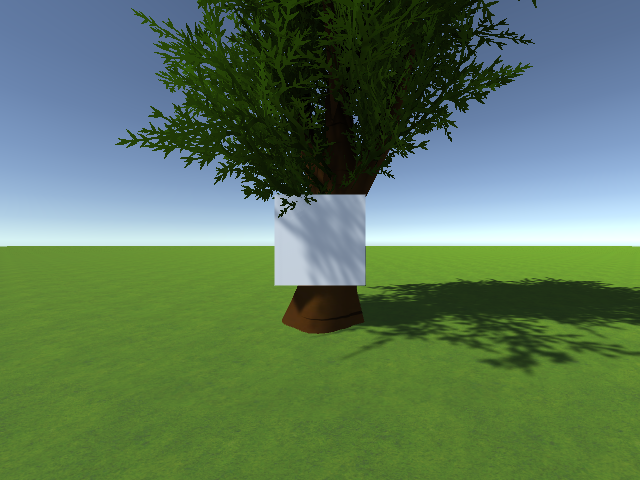
#> input picture python_ws/imgs/testL.png, 640 x 480 px
$ python stereo_camera.py
#> lines starting #> are read from the running program, lines starting #| are printed output that depends on the picture
import numpy as np
import cv2
from matplotlib import pyplot as plt
import open3d as o3d

# read images
# imgL = cv2.imread('imgs/CameraScreenShot_L.png', 0)
# imgR = cv2.imread('imgs/CameraScreenShot_R.png', 0)
imgL = cv2.imread('imgs/testL.png', 0)
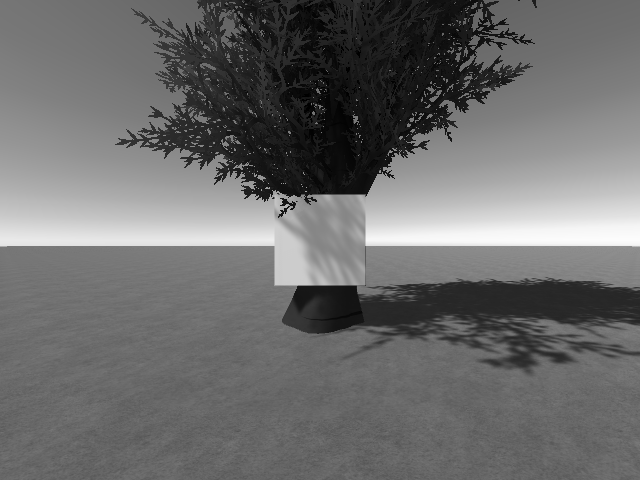
#> imgL: shape (480, 640); min 0, max 252, mean 108.3
imgR = cv2.imread('imgs/testR.png', 0)
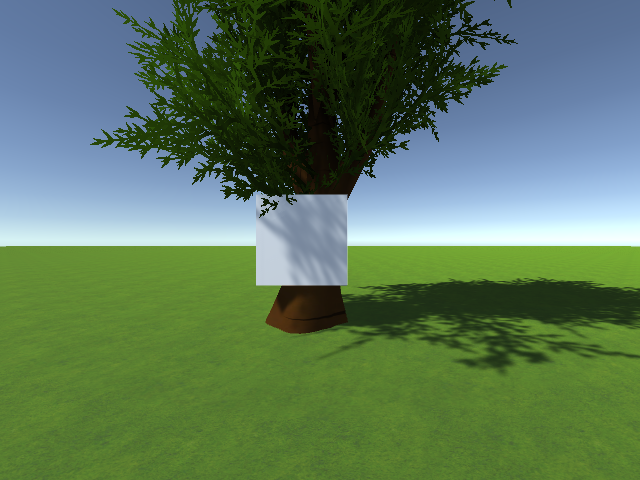
#> input picture python_ws/imgs/testR.png, 640 x 480 px
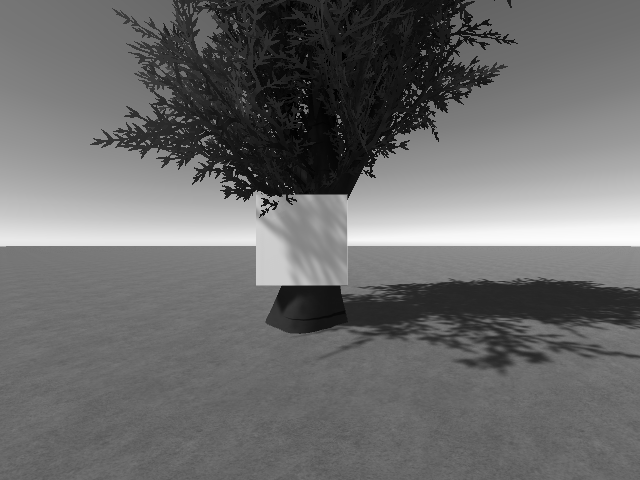
#> imgR: shape (480, 640); min 0, max 252, mean 108.1

# estimate depth
# stereo = cv2.StereoBM_create(numDisparities=64, blockSize=15) # 高速
stereo = cv2.StereoSGBM_create(numDisparities=64, blockSize=15) # 信頼性が高い．
disparity_px_16 = stereo.compute(imgL, imgR)
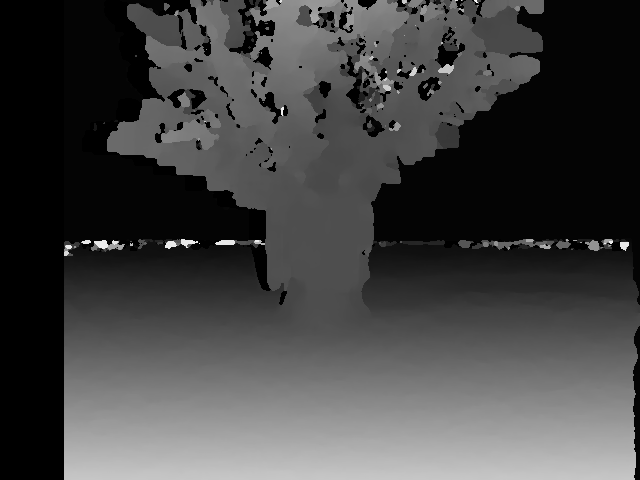
#> disparity_px_16: shape (480, 640) int16; min -16, max 984, mean 250.9; drawn with min black and max white

disparity = disparity_px_16/16.0

# [7 lines of commented-out code are left out]
B = 200 # [mm]
# B = 0.2 # [m]

_f = 18 # [mm]
mmToPx = 640.0 / 36.0 # センサーサイズ 640px / 36mm.
f = mmToPx * _f

# convert disparity to depth
depth = ( B * f ) / (disparity)

# this line above is equivalent to the line below
# depth = B * f / (disparity_px_16 / 16.0 / ratio)

# set unexpected values to zero
depth[np.where(depth < 0)] = 0
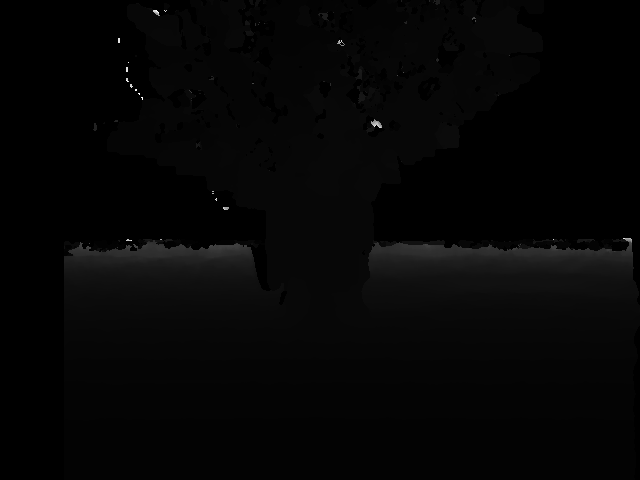
#> depth: shape (480, 640) float64; 20.61% of the values are NaN or infinite; the others: min 0, max 113777.8, mean 3157.6; drawn with min black, max white, NaN and infinite black
depth[np.where(depth > 5000)] = 0
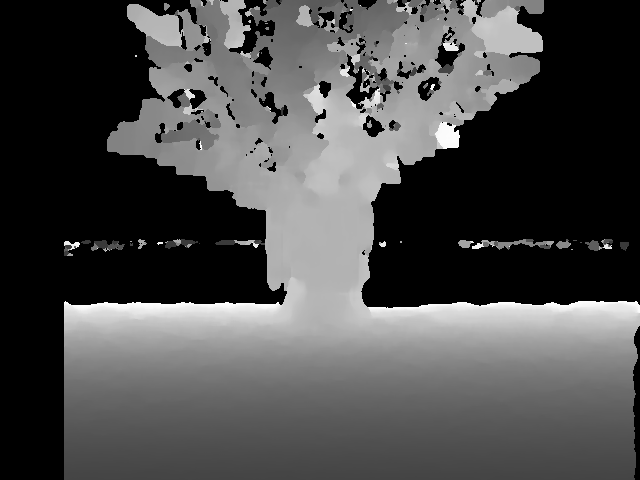
#> depth: shape (480, 640) float64; min 0, max 4995.1, mean 1499.6; drawn with min black and max white
# depth[np.where(depth > 5)] = 0

# show result
plt.imshow(depth)
plt.colorbar()
# plt.show()

print(depth)
#> (printed output is left out)

# depth image to pointcloud
image_height, image_width  = depth.shape
#> image_height = 480; image_width = 640
fx = _f * (image_width  / 36.0) # [pixel]
#> fx = 320
fy = _f * (image_height / 27.0) # [pixel]
#> fy = 320
cx = image_width  / 2.0 # [pixel]
#> cx = 320
cy = image_height / 2.0 # [pixel]
#> cy = 240
camera_intrinsics = o3d.camera.PinholeCameraIntrinsic(image_width, image_height, fx, fy, cx, cy)

# [12 lines of commented-out code are left out]
pcd = o3d.geometry.PointCloud()

color_img = cv2.imread('imgs/testL.png')
#> color_img is the input picture: shape (480, 640, 3); mean B, G, R 91.6, 120.7, 92
for h in range(image_height):
        for w in range(image_width):
                d = depth[h, w]
                # [9 lines of commented-out code are left out]
                sub_x = (d * (w - cx)) / fx
                sub_y = (d * (h - cy)) / fy
                sub_z = d

                pcd.points.append([sub_x, sub_y, sub_z])

                B, G, R = color_img[h, w]
                # pcd.colors.append([int(R), int(G), int(B)])
                pcd.colors.append([R/255.0, G/255.0, B/255.0])
                # pcd.colors.append([255, 255, 1])
                # print(int(R), int(G), int(B))

pcd.transform([[1, 0, 0, 0], [0, -1, 0, 0], [0, 0, -1, 0], [0, 0, 0, 1]])
o3d.visualization.draw_geometries([pcd])

plt.show()
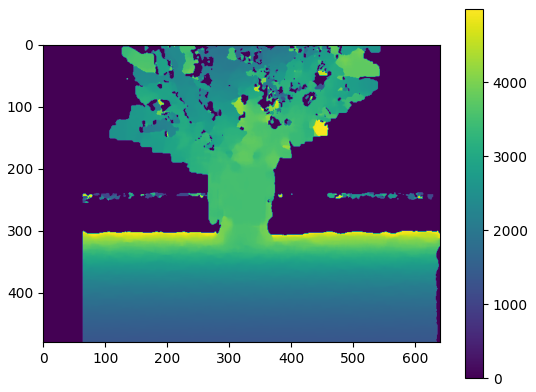
#> figure drawn by matplotlib, 2 panels
